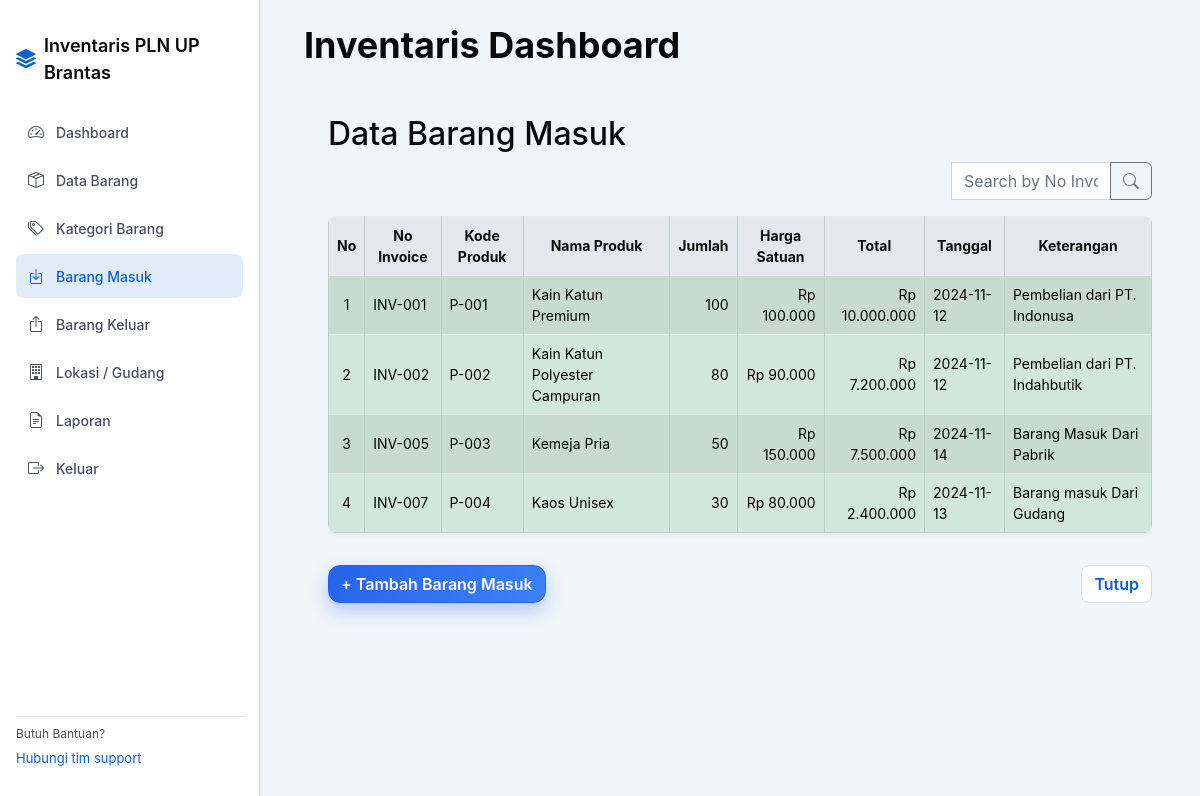
Screenshot of /index.php?page=barang_masuk&status=success (signed in) with the database file from the repository.
### tables this page shows
CREATE TABLE `stoktransaksi` (
  `id_transaksi` int NOT NULL,
  `id_produk` int NOT NULL,
  `no_invoice` varchar(100) DEFAULT NULL,
  `tipe_transaksi` enum('masuk','keluar') NOT NULL,
  `jumlah` int NOT NULL,
  `harga_satuan` decimal(15,2) DEFAULT NULL,
  `tanggal` date NOT NULL,
  `keterangan` varchar(255) DEFAULT NULL
);

CREATE TABLE `produk` (
  `id_produk` int NOT NULL,
  `kode_produk` varchar(50) NOT NULL,
  `nama_produk` varchar(100) NOT NULL,
  `id_kategori` int DEFAULT NULL,
  `id_gudang` int DEFAULT NULL,
  `id_user` int DEFAULT NULL,
  `status` ENUM('tersedia','dipinjam','sedang digunakan','dipindahkan','dalam perbaikan','rusak','tidak aktif') NOT NULL DEFAULT 'tersedia',
  `kondisi` ENUM('baik','rusak','diperbaiki','usang','lainnya') NOT NULL DEFAULT 'baik',
  `lokasi_custom` varchar(255) DEFAULT NULL,
  `harga_default` decimal(15,2) NOT NULL DEFAULT '0.00',
  `harga_satuan` decimal(15,2) NOT NULL,
  `jumlah_stok` int NOT NULL DEFAULT '0',
  `satuan` varchar(50) NOT NULL,
  `total_nilai` decimal(15,2) GENERATED ALWAYS AS ((`jumlah_stok` * `harga_default`)) STORED,
  `tersedia` TINYINT(1) NOT NULL DEFAULT 1,
  `last_tracked_at` DATETIME NOT NULL DEFAULT CURRENT_TIMESTAMP ON UPDATE CURRENT_TIMESTAMP,
  `gambar_produk` varchar(255) DEFAULT NULL
);

### views/barang_masuk.php (the view, shortened to what this page needs)
<?php
function formatRupiah($angka) {
    return "Rp " . number_format($angka, 0, ',', '.');
}
?>
<h2>Data Barang Masuk</h2>
    <form action="index.php?page=barang_masuk" method="get" class="input-group float-end mb-3" style="width: 200px;">
        <input type="text" class="form-control" name="search" placeholder="Search by No Invoice" value="<?= isset($_GET['search']) ? $_GET['search'] : '' ?>">
        <button class="btn btn-outline-secondary" type="submit"><i class="bi bi-search"></i></button>
    </form>
    <div class="clearfix"></div>
<div class="table-container overflowy">
    <table class="table table-bordered table-success table-striped table-hover">
        <thead class="text-center">
            <tr>
                <th>No</th>
                <th>No Invoice</th>
                <th>Kode Produk</th>
                <th>Nama Produk</th>
                <th>Jumlah</th>
                <th>Harga Satuan</th>
                <th>Total</th>
                <th>Tanggal</th>
                <th>Keterangan</th>
            </tr>
        </thead>
        <tbody>
        <?php
            $query = "SELECT stoktransaksi.id_transaksi, produk.kode_produk, produk.nama_produk, stoktransaksi.no_invoice,
                             stoktransaksi.jumlah,
                             COALESCE(stoktransaksi.harga_satuan, produk.harga_default, produk.harga_satuan, 0) AS harga_satuan_transaksi,
                             (stoktransaksi.jumlah * COALESCE(stoktransaksi.harga_satuan, produk.harga_default, produk.harga_satuan, 0)) AS total_transaksi,
                             stoktransaksi.tanggal, stoktransaksi.keterangan
                      FROM stoktransaksi
                      INNER JOIN produk ON stoktransaksi.id_produk = produk.id_produk
                      WHERE stoktransaksi.tipe_transaksi = 'masuk'";
            $result = $koneksi->query($query);
            $nomor = 1;
        ?>
        <?php if ($result->num_rows > 0): ?>
            <?php while ($row = $result->fetch_assoc()): ?>
                <tr>
                    <td class="text-center"><?= $nomor++ ?></td>
                    <td><?= $row['no_invoice'] ? $row['no_invoice'] : 'Tidak ada'; ?></td>
                    <td><?= $row['kode_produk'] ?></td>
                    <td><?= $row['nama_produk'] ?></td>
                    <td class="text-end"><?= $row['jumlah'] ?></td>
                    <td class="text-end"><?= formatRupiah($row['harga_satuan_transaksi']) ?></td>
                    <td class="text-end"><?= formatRupiah($row['total_transaksi']) ?></td>
                    <td><?= $row['tanggal'] ?></td>
                    <td><?= $row['keterangan'] ?></td>
                </tr>
            <?php endwhile; ?>
        <?php else: ?>
            <tr>
                <td colspan="9" class="text-center">Tidak ada data barang masuk yang ditemukan.</td>
            </tr>
        <?php endif; ?>
        </tbody>
    </table>
</div>
<a href="index.php?page=tambah_barang_masuk"><button class="btn btn-primary float-start mt-3">+ Tambah Barang Masuk</button></a>
<a href="index.php?page=dashboard"><button class="btn btn-secondary float-end mt-3">Tutup</button></a>
<div class="clearfix"></div>

### assets/css/style.css (style rules this page uses)
* { margin: 0; padding: 0; box-sizing: border-box; }
:root { --color-primary: #0d60d0; --color-surface: #ffffff; --color-background: #f0f5fa; --color-text-primary: #0a0a0c; --color-text-primary-dark: #0a0e0c; --color-text-secondary: #4a4e5c; --color-border: #d9dde6; --color-focus-ring: rgba(13, 96, 208, 0.25); --color-muted: #e4e8ee; --color-success: #22c55e; --color-info: #3b82f6; --color-warning: #f59e0b; --color-error: #ef4444; --space-xs: 4px; --space-sm: 8px; --space-md: 16px; --space-lg: 24px; --space-xl: 32px; --space-xxl: 48px; --radius-none: 0px; --radius-small: 4px; --radius-medium: 8px; --radius-large: 16px; --radius-full: 9999px; --shadow-0: none; --shadow-1: 0 1px 4px rgba(10, 10, 12, 0.08); --shadow-2: 0 4px 12px rgba(10, 10, 12, 0.12); --shadow-3: 0 8px 24px rgba(10, 10, 12, 0.14); }
body { font-family: "Inter", "Segoe UI", "system-ui", Arial, sans-serif; background-color: var(--color-background); color: var(--color-text-primary); line-height: 1.5; font-size: 14px; }
.overflowy { overflow-x: scroll; }
.btn-primary { background: linear-gradient(130deg, #2563eb, #3b82f6); border: 1px solid #2563eb; box-shadow: 0 8px 18px rgba(37, 99, 235, 0.3); border-radius: 12px; color: #fff; font-weight: 600; transition: transform 0.15s ease, box-shadow 0.15s ease; }
.btn-secondary { background: var(--color-surface); color: var(--color-primary); border: 1px solid var(--color-border); border-radius: var(--radius-medium); font-weight: 600; transition: background 0.15s ease; }
.table { background: var(--color-surface); border-radius: var(--radius-medium); overflow: hidden; box-shadow: var(--shadow-1); }
.table thead th { background-color: var(--color-muted); color: var(--color-text-primary-dark); font-weight: 700; }
.table td, .table th { vertical-align: middle; border-top: 1px solid #e2e8f0; }
.form-control { border-radius: 12px; border: 1px solid #cbd5e1; transition: border-color 0.2s ease, box-shadow 0.2s ease; }
a { text-decoration: none; color: var(--color-primary); }
table.table { width: 100%; border-collapse: collapse; }
.table td, .table th { vertical-align: middle; border-top: 1px solid #e6e9ef; }
.app-shell { min-height: 100vh; display: flex; background: var(--color-background); }

### rows the page displays
stoktransaksi: no_invoice "INV-001", id_produk.kode_produk "P-001", id_produk.nama_produk "Kain Katun Premium", jumlah "100", harga_satuan_transaksi "Rp 100.000", total_transaksi "Rp 10.000.000", tanggal "2024-11-12", keterangan "Pembelian dari PT. Indonusa"
stoktransaksi: no_invoice "INV-002", id_produk.kode_produk "P-002", id_produk.nama_produk "Kain Katun Polyester Campuran", jumlah "80", harga_satuan_transaksi "Rp 90.000", total_transaksi "Rp 7.200.000", tanggal "2024-11-12", keterangan "Pembelian dari PT. Indahbutik"
stoktransaksi: no_invoice "INV-005", id_produk.kode_produk "P-003", id_produk.nama_produk "Kemeja Pria", jumlah "50", harga_satuan_transaksi "Rp 150.000", total_transaksi "Rp 7.500.000", tanggal "2024-11-14", keterangan "Barang Masuk Dari Pabrik"
stoktransaksi: no_invoice "INV-007", id_produk.kode_produk "P-004", id_produk.nama_produk "Kaos Unisex", jumlah "30", harga_satuan_transaksi "Rp 80.000", total_transaksi "Rp 2.400.000", tanggal "2024-11-13", keterangan "Barang masuk Dari Gudang"

### other values shown
$item['label'] "Dashboard"
$item['label'] "Data Barang"
$item['label'] "Kategori Barang"
$item['label'] "Barang Masuk"
$item['label'] "Barang Keluar"
$item['label'] "Lokasi / Gudang"
$item['label'] "Laporan"
$item['label'] "Keluar"
